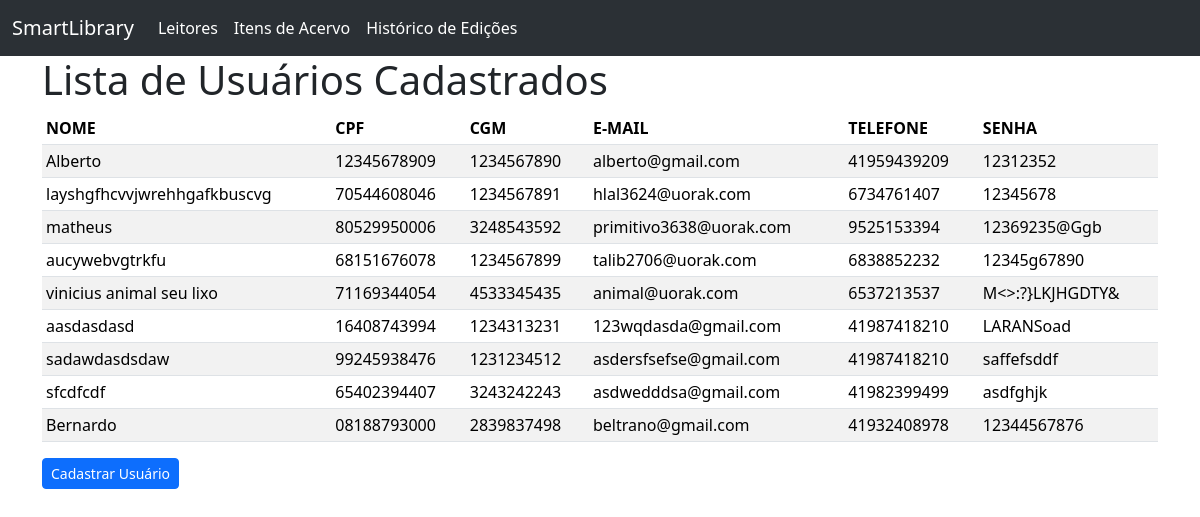
The page / on the database its author committed.
### user_reader/models.py (models this page shows, shortened)
class User(models.Model):
    name = models.CharField(
        verbose_name="Nome Completo",
        max_length=100,
        null=False,
        blank=False,
        validators=[validate_name],
        unique=True,
        help_text="Esse nome ficará no banco de dados da Secretaria de Educação do Paraná",
    )
    cpf = models.CharField(
        verbose_name="CPF",
        max_length=11,
        null=False,
        blank=False,
        primary_key=True,
        validators=[validate_cpf],
        help_text="Não use pontos nem traços",
    )
    cgm = models.CharField(
        verbose_name="CGM",
        max_length=10,
        null=False,
        blank=False,
        unique=True,
        validators=[validate_cgm],
        help_text="Código Geral de Matrícula (10 dígitos)",
    )
    email = models.EmailField(
        verbose_name="E-mail",
        max_length=50,
        null=False,
        blank=False,
        unique=True,
        validators=[validate_email],
        help_text="Use o @gmail ou o @escola",
    )
    phone = models.CharField(
        verbose_name="Telefone",
        max_length=11,
        validators=[validate_phone],
        help_text="Digite apenas números, sem pontuações ou espaços. Exemplo: Para (21) 99999-8888, digite 21999998888",
    )
    password = models.CharField(
        verbose_name="Senha",
        max_length=128,
        null=False,
        blank=False,
        validators=[validate_password],
        help_text="Coloque uma senha com no mínimo 8 caracteres",
    )

### user_reader/views.py (the view)
# urls.py: path("", UserReaderListView.as_view(), name="user_list"),
class UserReaderListView(ListView):
    model = User

### user_reader/templates/user_reader/user_list.html (shortened to what this page needs)
{% extends "base.html" %}
{% block main_content %}
    <h1>Lista de Usuários Cadastrados</h1>
    {% if user_list %}
    <div class="table-responsive">
        <table class="table table-striped table-hover table-sm">
            <thead>
                <tr>
                    <th scope="col">NOME</th>
                    <th scope="col">CPF</th>
                    <th scope="col">CGM</th>
                    <th scope="col">E-MAIL</th>
                    <th scope="col">TELEFONE</th>
                    <th scope="col">SENHA</th>
                </tr>
            </thead>
            <tbody>
                {% for user in user_list %}
                    <tr>
                        <td scope="row"> {{ user.name }} </td>
                        <td scope="row"> {{ user.cpf }} </td>
                        <td scope="row"> {{ user.cgm }} </td>
                        <td scope="row"> {{ user.email }} </td>
                        <td scope="row"> {{ user.phone }} </td>
                        <td scope="row"> {{ user.password }} </td>
                    </tr>
                {% endfor %}
            </tbody>
        </table>
    </div>
    {% else %}
        <p>Parece que não tem nada...</p>
    {% endif %}
    <div>
        <a href="{% url 'user_create' %}" class="btn btn-primary btn-sm">Cadastrar Usuário</a>
    </div>
{% endblock main_content %}

### rows shown on the page
User: name "Alberto", cpf "12345678909", cgm "1234567890", email "alberto@gmail.com", phone "41959439209", password "12312352"
User: name "layshgfhcvvjwrehhgafkbuscvg", cpf "70544608046", cgm "1234567891", email "hlal3624@uorak.com", phone "6734761407", password "12345678"
User: name "matheus", cpf "80529950006", cgm "3248543592", email "primitivo3638@uorak.com", phone "9525153394", password "12369235@Ggb"
User: name "aucywebvgtrkfu", cpf "68151676078", cgm "1234567899", email "talib2706@uorak.com", phone "6838852232", password "12345g67890"
User: name "vinicius animal seu lixo", cpf "71169344054", cgm "4533345435", email "animal@uorak.com", phone "6537213537", password "M<>:?}LKJHGDTY&"
User: name "aasdasdasd", cpf "16408743994", cgm "1234313231", email "123wqdasda@gmail.com", phone "41987418210", password "LARANSoad"
User: name "sadawdasdsdaw", cpf "99245938476", cgm "1231234512", email "asdersfsefse@gmail.com", phone "41987418210", password "saffefsddf"
User: name "sfcdfcdf", cpf "65402394407", cgm "3243242243", email "asdwedddsa@gmail.com", phone "41982399499", password "asdfghjk"
User: name "Bernardo", cpf "08188793000", cgm "2839837498", email "beltrano@gmail.com", phone "41932408978", password "12344567876"
